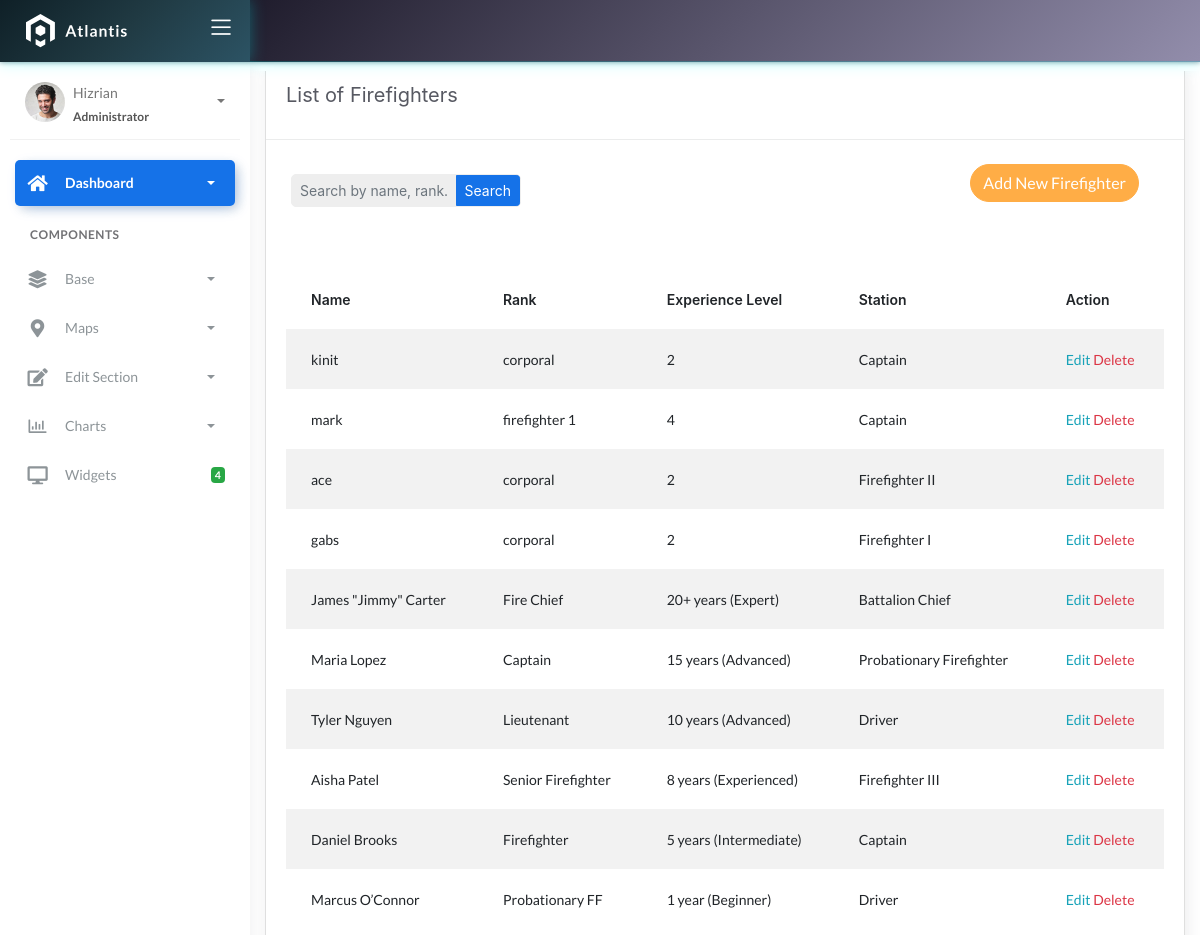
/firefighters/, run on an earlier commit of the app's database.
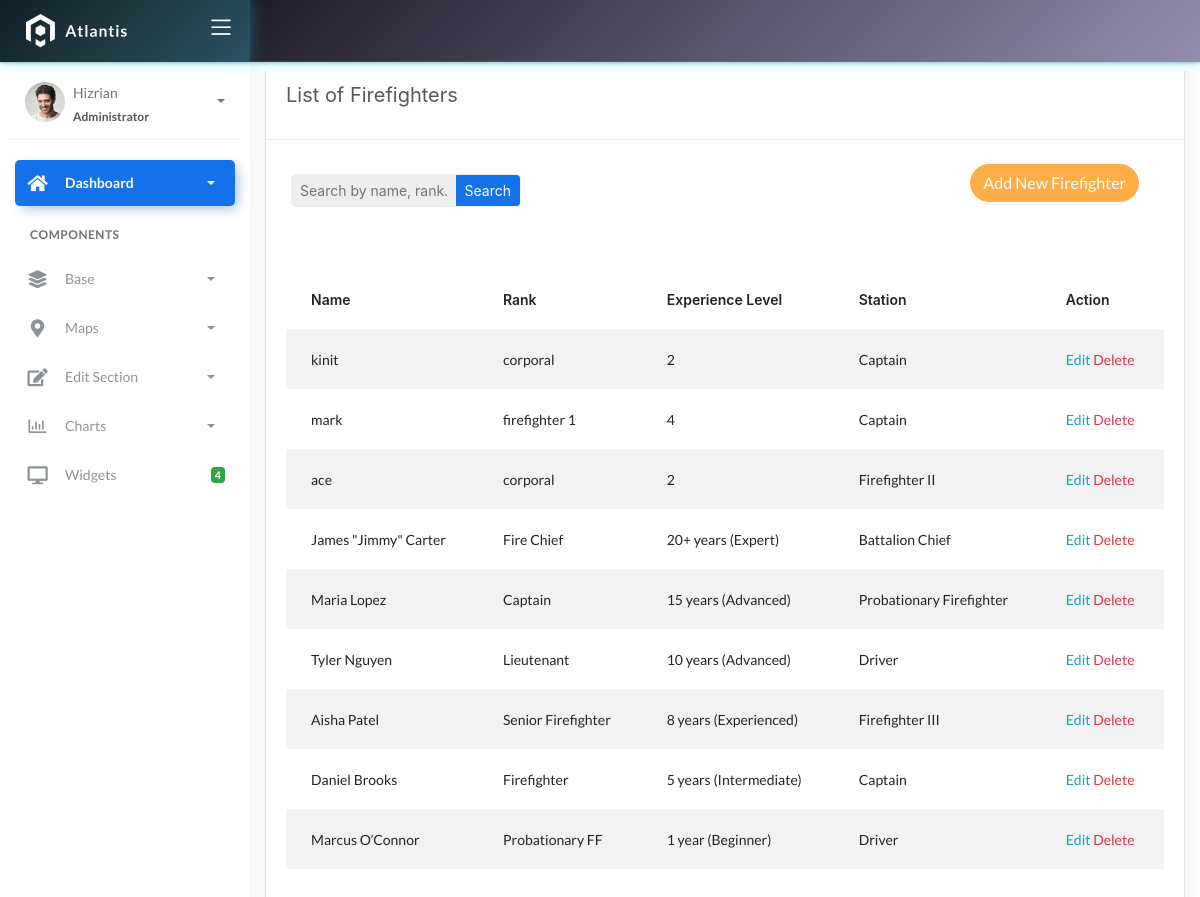
And on a later commit of the database.
### fire/models.py (models this page shows)
class BaseModel(models.Model):
    created_at = models.DateTimeField(auto_now_add=True, db_index=True)
    updated_at = models.DateTimeField(auto_now=True)
    class Meta:
        abstract = True

class Firefighters(BaseModel):
    XP_CHOICES = (
        ('Probationary Firefighter', 'Probationary Firefighter'),
        ('Firefighter I', 'Firefighter I'),
        ('Firefighter II', 'Firefighter II'),
        ('Firefighter III', 'Firefighter III'),
        ('Driver', 'Driver'),
        ('Captain', 'Captain'),
        ('Battalion Chief', 'Battalion Chief'),)
    name = models.CharField(max_length=150)
    rank = models.CharField(max_length=150)
    experience_level = models.CharField(max_length=150)
    station = models.CharField(
        max_length=45, null=True, blank=True, choices=XP_CHOICES)

### fire/views.py (the view)
# urls.py: path('firefighters/', FirefightersListView.as_view(), name='firefighters-list'),
class FirefightersListView(ListView):
    model = Firefighters
    template_name = 'firefighter_list.html'
    context_object_name = 'object_list'
    paginate_by = 10
    def get_queryset(self, *args, **kwargs):
        qs = super().get_queryset(*args, **kwargs)
        query = self.request.GET.get("q")
        if query:
            qs = qs.filter(
                Q(name__icontains=query) |
                Q(rank__icontains=query) |
                Q(experience_level__icontains=query)
            )
        return qs

### templates/firefighter_list.html (shortened to what this page needs)
{% extends 'base.html' %}
{% load static %}
{% block content %}
<div class="content">
    <div class="container-fluid">
        <div class="row">
            <div class="col-md-12">
                <div class="card">
                   <div class="card-header">
                       <div class="card-title">List of Firefighters</div>
                   </div>
                   <br>
                   <div class="col-md-12 row">
                       <div class="col-md-4">
                           <form class="navbar-left navbar-form nav-search mr-md-3" action="{% url 'firefighters-list' %}">
                               <div class="form-group">
                                   <div class="input-group">
                                       <input type="text" id="search" placeholder="Search by name, rank..." class="form-control form-control-sm" name="q" value="{{ request.GET.q|default_if_none:'' }}" />
                                       <div class="input-group-append">
                                           <button class="btn btn-sm btn-primary" type="submit">Search</button>
                                       </div>
                                   </div>
                               </div>
                           </form>
                       </div>
                       <div class="col-md-2"></div>
                       <div class="col-md-6">
                           <div class="pull-right">
                               <a href="{% url 'firefighter-add' %}" class="btn btn-warning btn-rounded">Add New Firefighter</a>
                           </div>
                       </div>
                   </div>
                   <div class="card-body">
                       <table class="table table-striped mt-3">
                           <thead>
                               <tr>
                                   <th scope="col">Name</th>
                                   <th scope="col">Rank</th>
                                   <th scope="col">Experience Level</th>
                                   <th scope="col">Station</th>
                                   <th scope="col">Action</th>
                               </tr>
                           </thead>
                           <tbody>
                               {% for object in object_list %}
                               <tr>
                                   <td>{{ object.name }}</td>
                                   <td>{{ object.rank }}</td>
                                   <td>{{ object.experience_level }}</td>
                                   <td>{{ object.station }}</td>
                                   <td>
                                       <a href="{% url 'firefighter-update' object.id %}" class="text-info">Edit</a>
                                       <a href="{% url 'firefighter-delete' object.id %}" class="text-danger">Delete</a>
                                   </td>
                               </tr>
                               {% empty %}
                               <tr>
                                   <td colspan="5" style="text-align: center">
                                       <p class="text-sm font-weight-bold mb-0">No Records Found.</p>
                                   </td>
                               </tr>
                               {% endfor %}
                           </tbody>
                       </table>
                   </div>
                </div>
            </div>
        </div>
    </div>
</div>
{% endblock %}

What changed in the data, as far as the page shows it:
removed Firefighters: name "gabs", rank "corporal", experience_level "2", station "Firefighter I"
